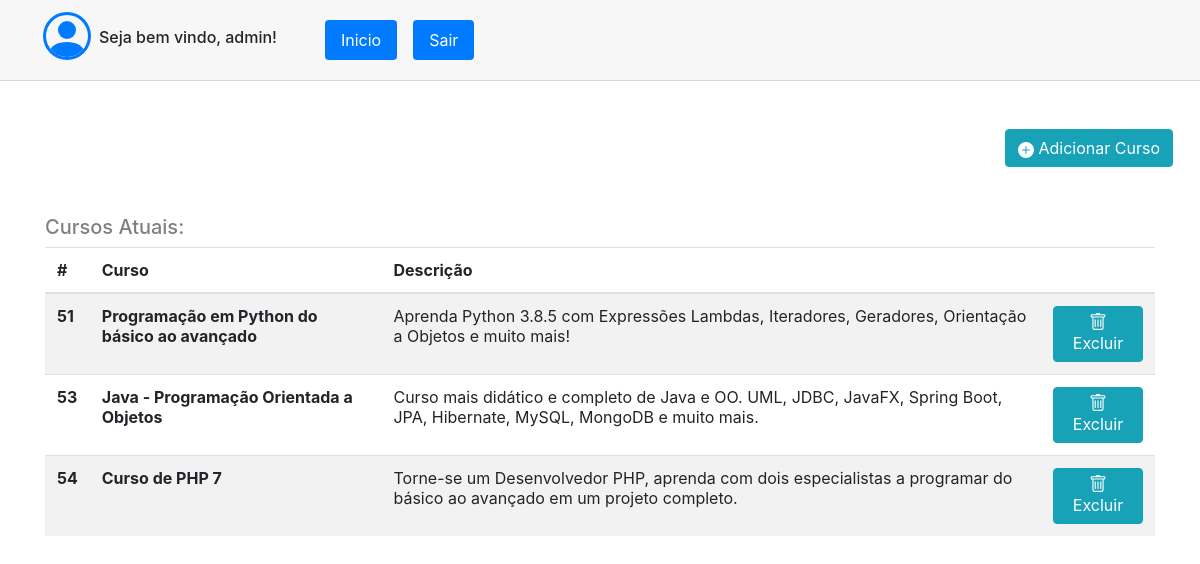
Page /view-admin.php (signed in) on the committed database.
### tables this page shows
CREATE TABLE `tb_cursos` (
  `id_curso` int(11) NOT NULL AUTO_INCREMENT,
  `nome_curso` text NOT NULL,
  `descricao` text DEFAULT NULL,
  PRIMARY KEY (`id_curso`)
);

### view-admin.php (the view, shortened to what this page needs)
<?php
include('connection.php');
?>
<html lang="pt-br">
<head>
    <link rel="stylesheet" href="https://cdn.jsdelivr.net/npm/bootstrap@4.5.3/dist/css/bootstrap.min.css">
    <link rel="stylesheet" type="text/css" href="style.css" media="screen" />
</head>
<body>
    <div class="card-header row">
        <ul class="nav nav-pills card-header-pills col-6">
            <li class="nav-item  ml-5 ">
            </li>
            <li class="nav-item ml-2 mt-3">
                <h6>Seja bem vindo, <?php echo $_SESSION['admin']; ?>!</h6>
            </li>
            <li class="nav-item">
                <a class="nav-link active ml-5 m-2" href="view-admin.php">Inicio</a>
            </li>
            <li class="nav-item" >
                <a class="nav-link active m-2" href="./logout.php">Sair</a>
            </li>
        </ul>
    </div>
    <div class="container mt-5 text-right ml-5 pl-5">
        <button type='button' class='btn btn-info '>
        <a href="view-add-course.php">
            <svg xmlns='http://www.w3.org/2000/svg' width='16' height='16' fill='currentColor' class='bi bi-plus-circle-fill' viewBox='0 0 16 16'>
                <path fill-rule='evenodd' d='M16 8A8 8 0 1 1 0 8a8 8 0 0 1 16 0zM8.5 4.5a.5.5 0 0 0-1 0v3h-3a.5.5 0 0 0 0 1h3v3a.5.5 0 0 0 1 0v-3h3a.5.5 0 0 0 0-1h-3v-3z' />
            </svg>
            Adicionar Curso</a>
        </button>
    </div>
    <div class="container mt-5" action="delete-course.php">
        <h5 style="color: gray;">Cursos Atuais:</h5>
        <table class='table table-striped'>
            <thead>
                <tr>
                    <th scope="col">#</th>
                    <th scope="col">Curso</th>
                    <th scope="col text-center">Descrição</th>
                    <th scope="col"></th>
                </tr>
            </thead>
            <?php
            $select = "select id_curso, nome_curso, descricao from tb_cursos";
            $result = mysqli_query($con, $select);
            echo "<tbody>";
            while ($row = mysqli_fetch_array($result)) {
                echo " <th > $row[0]</th>";
                echo " <th scope='row'> $row[1] </th>";
                echo "<td  >  $row[2]  </td>";
                echo "
                <td>
                <button type='button' class='btn btn-info'>
                    <a href='./delete-course.php?id=$row[0]'>
                        <svg xmlns='http://www.w3.org/2000/svg' width='18' height='18' fill='currentColor' class='bi bi-trash' viewBox='0 0 16 16'>
                            <path d='M5.5 5.5A.5.5 0 0 1 6 6v6a.5.5 0 0 1-1 0V6a.5.5 0 0 1 .5-.5zm2.5 0a.5.5 0 0 1 .5.5v6a.5.5 0 0 1-1 0V6a.5.5 0 0 1 .5-.5zm3 .5a.5.5 0 0 0-1 0v6a.5.5 0 0 0 1 0V6z'/>
                            <path fill-rule='evenodd' d='M14.5 3a1 1 0 0 1-1 1H13v9a2 2 0 0 1-2 2H5a2 2 0 0 1-2-2V4h-.5a1 1 0 0 1-1-1V2a1 1 0 0 1 1-1H6a1 1 0 0 1 1-1h2a1 1 0 0 1 1 1h3.5a1 1 0 0 1 1 1v1zM4.118 4L4 4.059V13a1 1 0 0 0 1 1h6a1 1 0 0 0 1-1V4.059L11.882 4H4.118zM2.5 3V2h11v1h-11z'/>
                        </svg>
                    Excluir
                    </a>
                </button>
                </td>";
            }
            echo "</table>";
            ?>
    </div>
</html>

### style.css (style rules this page uses)
a { color: white; }
a { text-decoration: none; }

### rows in the picture
tb_cursos: id_curso "51", nome_curso "Programação em Python do básico ao avançado", descricao "Aprenda Python 3.8.5 com Expressões Lambdas, Iteradores, Geradores, Orientação a Objetos e muito mais!"
tb_cursos: id_curso "53", nome_curso "Java - Programação Orientada a Objetos", descricao "Curso mais didático e completo de Java e OO. UML, JDBC, JavaFX, Spring Boot, JPA, Hibernate, MySQL, MongoDB e muito mais."
tb_cursos: id_curso "54", nome_curso "Curso de PHP 7", descricao "Torne-se um Desenvolvedor PHP, aprenda com dois especialistas a programar do básico ao avançado em um projeto completo."

### other values in the picture
$_SESSION['admin'] "admin"
